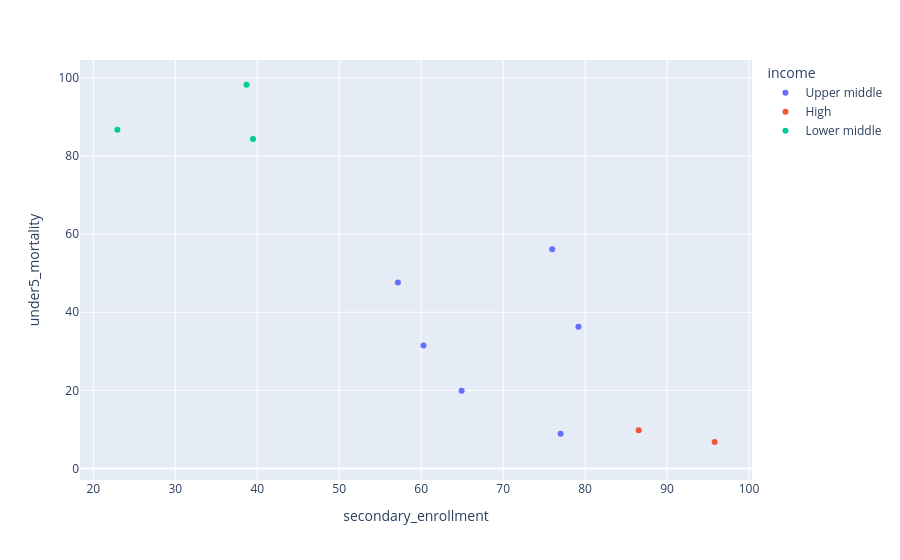

Source (notebook cell):
### Markdown cell above
## Step 04 - first non-interactive scatterplot (preliminary baseline)

### Code cell
import plotly.express as px

# 4.1. Plot first scatterplot (of secondary enrollment versus under5 mortality)
fig = px.scatter(
    plot_df,
    x="secondary_enrollment",
    y="under5_mortality",
    color="income",
    hover_name="Country Name",
)

fig.show()

### Figure 1 — Plotly figure (JSON) as saved in the notebook; plotly's stock layout.template omitted (floating-point values rounded to 4 significant figures)
{"data": [{"hovertemplate": "<b>%{hovertext}</b><br><br>income=Upper middle<br>secondary_enrollment=%{x}<br>under5_mortality=%{y}<extra></extra>", "hovertext": ["China", "Mongolia", "Indonesia", "Malaysia", "Philippines", "Thailand", "Vietnam"], "legendgroup": "Upper middle", "marker": {"color": "#636efa", "symbol": "circle"}, "mode": "markers", "name": "Upper middle", "orientation": "v", "showlegend": true, "type": "scatter", "x": [60.28, 75.99, 57.16, 77.02, 79.19, 64.94, NaN], "xaxis": "x", "y": [31.5, 56.1, 47.6, 8.9, 36.3, 19.9, 27.3], "yaxis": "y"}, {"hovertemplate": "<b>%{hovertext}</b><br><br>income=High<br>secondary_enrollment=%{x}<br>under5_mortality=%{y}<extra></extra>", "hovertext": ["Japan", "Korea, Rep.", "Hong Kong SAR, China", "Singapore", "Brunei Darussalam"], "legendgroup": "High", "marker": {"color": "#EF553B", "symbol": "circle"}, "mode": "markers", "name": "High", "orientation": "v", "showlegend": true, "type": "scatter", "x": [NaN, 95.81, 79.9, NaN, 86.54], "xaxis": "x", "y": [4.1, 6.8, NaN, 3.4, 9.8], "yaxis": "y"}, {"hovertemplate": "<b>%{hovertext}</b><br><br>income=Lower middle<br>secondary_enrollment=%{x}<br>under5_mortality=%{y}<extra></extra>", "hovertext": ["Cambodia", "Lao PDR", "Myanmar"], "legendgroup": "Lower middle", "marker": {"color": "#00cc96", "symbol": "circle"}, "mode": "markers", "name": "Lower middle", "orientation": "v", "showlegend": true, "type": "scatter", "x": [22.93, 38.69, 39.48], "xaxis": "x", "y": [86.7, 98.2, 84.3], "yaxis": "y"}], "layout": {"legend": {"title": {"text": "income"}, "tracegroupgap": 0}, "margin": {"t": 60}, "xaxis": {"anchor": "y", "domain": [0, 1], "title": {"text": "secondary_enrollment"}}, "yaxis": {"anchor": "x", "domain": [0, 1], "title": {"text": "under5_mortality"}}}}
